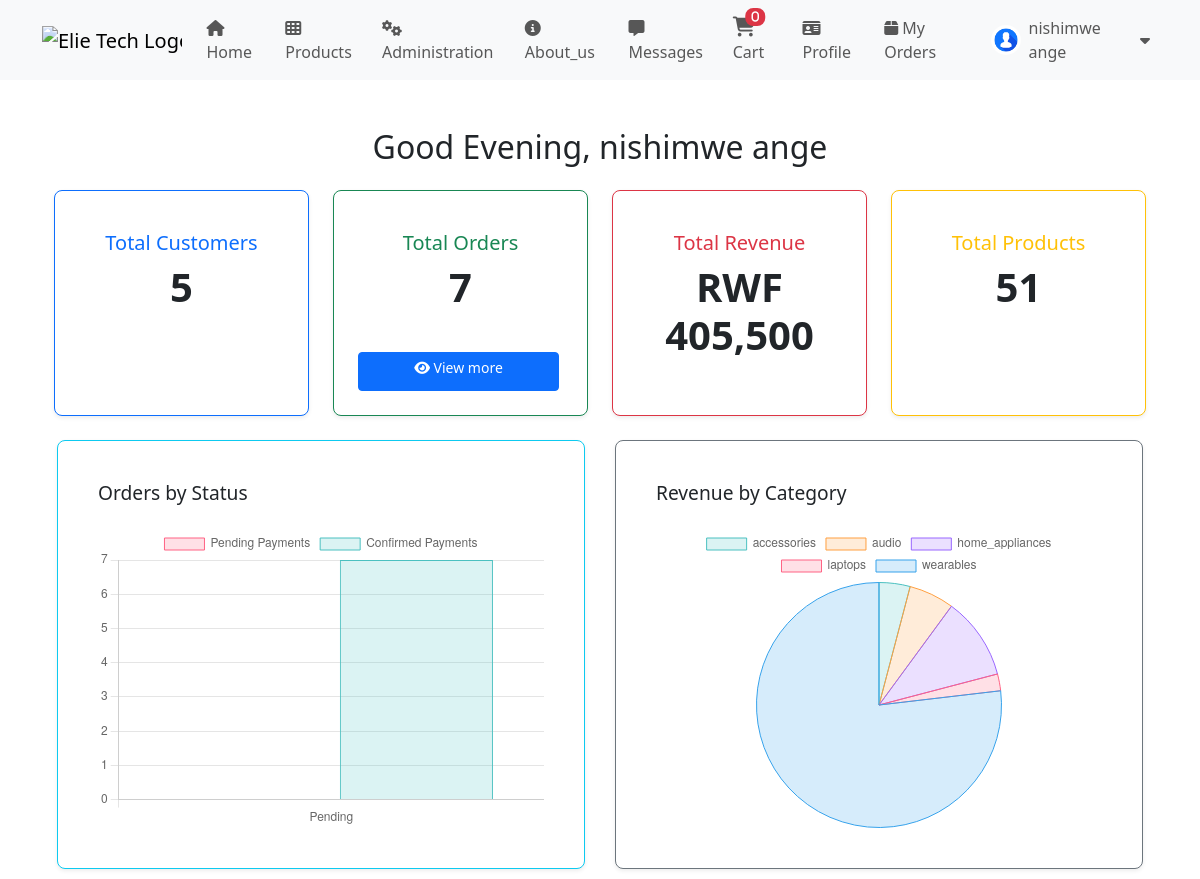
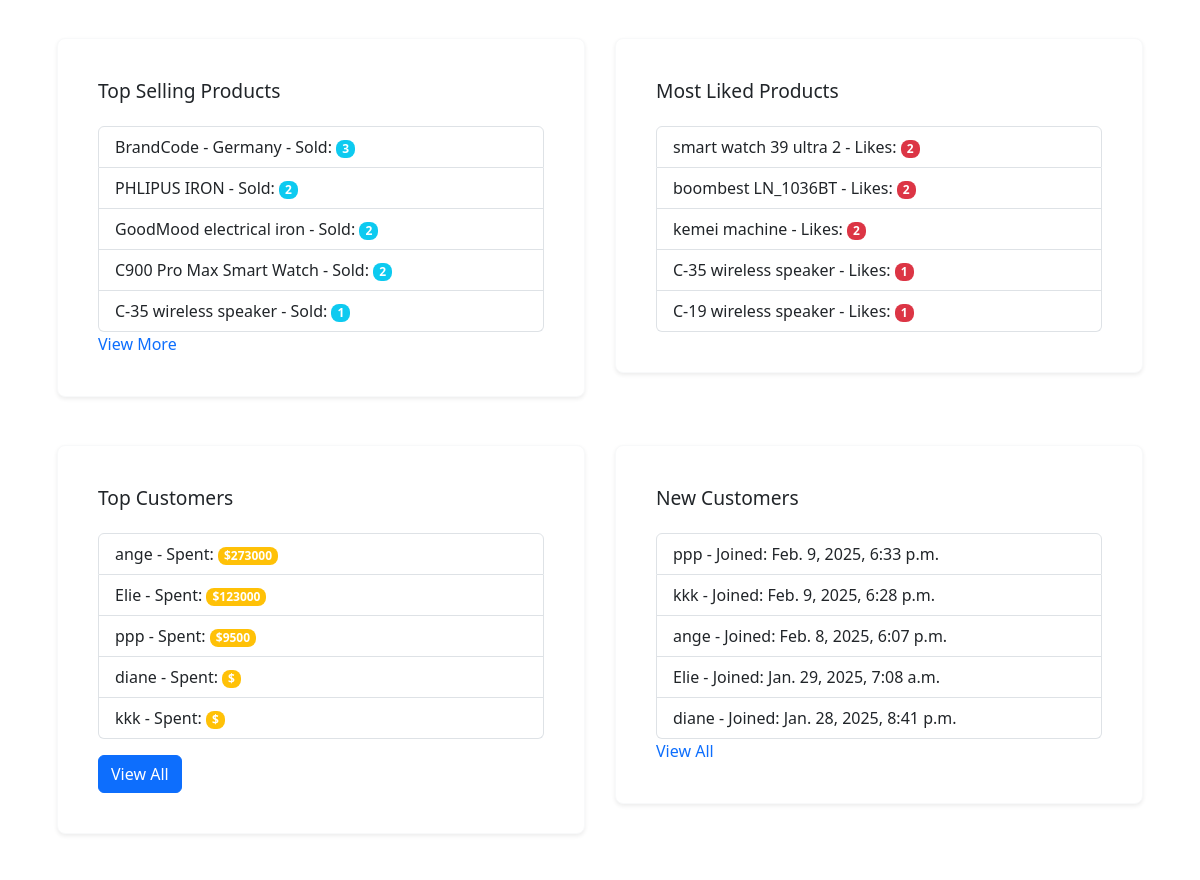
Before: /manager/panel/ (signed in, upper part) with the older database file (2 pictures, top to bottom).
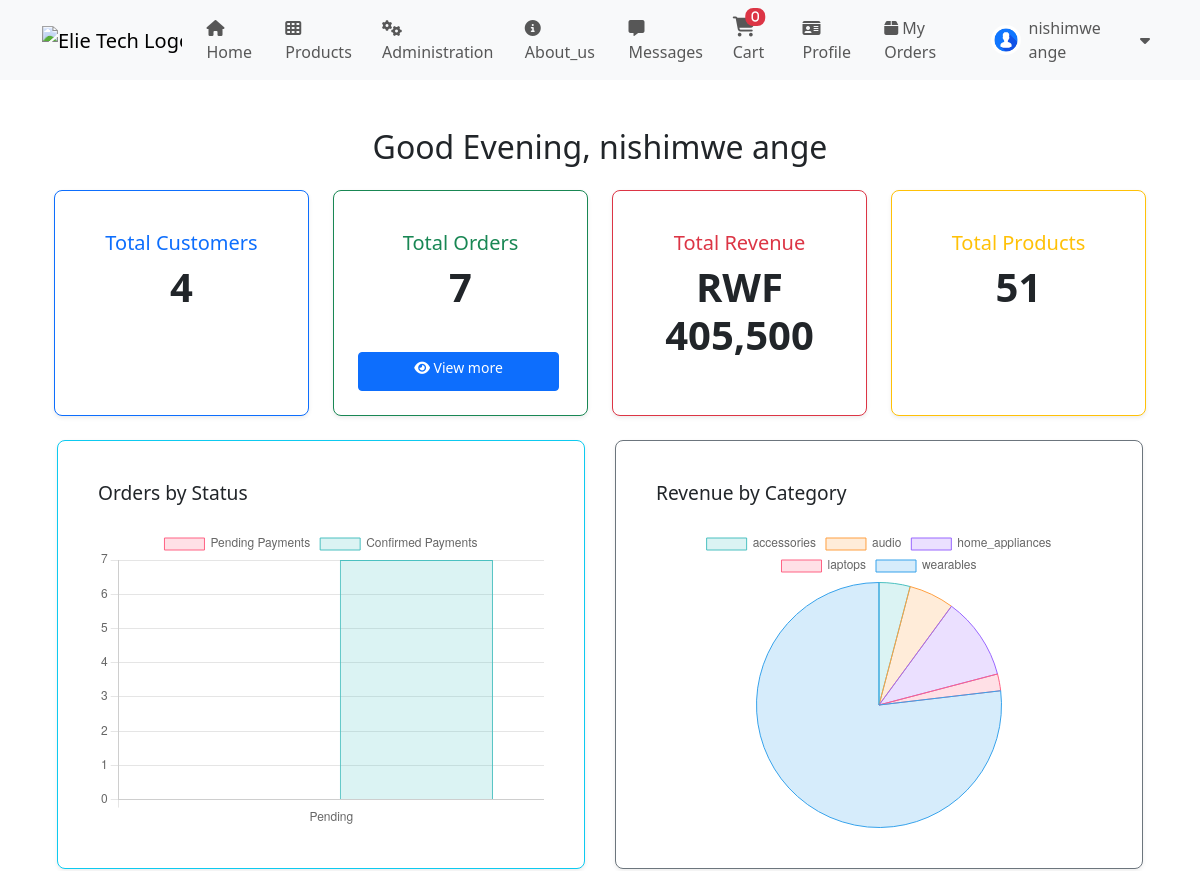
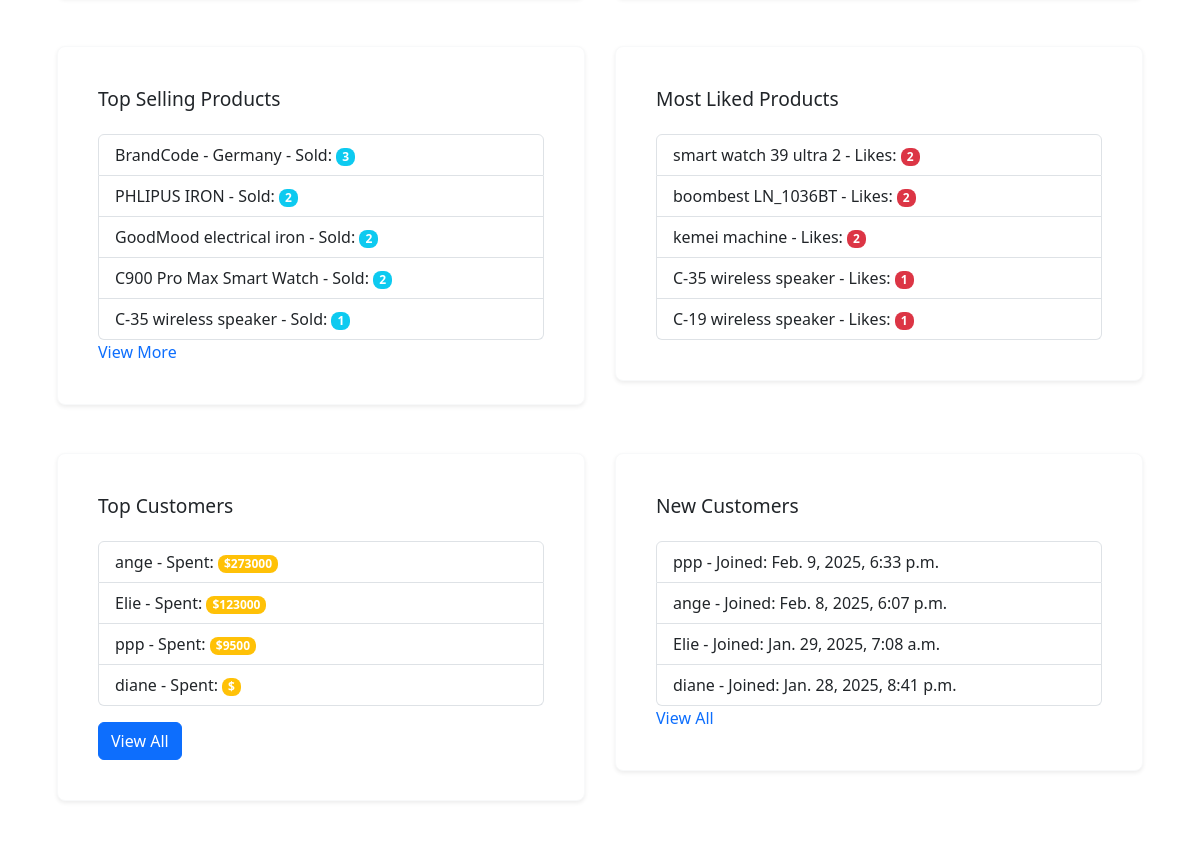
After: the same page with the newer database file (2 pictures, top to bottom).
### store/models.py (models this page shows, shortened)
class Product(models.Model):
    CATEGORY_CHOICES = [
        ('accessories', 'Accessories & Gadgets'),
        ("smartphones", "Smartphones & Accessories"),
        ("laptops", "Laptops & Computers"),
        ("tv_entertainment", "TVs & Home Entertainment"),
        ("audio", "Audio & Headphones"),
        ("gaming", "Gaming & Accessories"),
        ("cameras", "Cameras & Photography"),
        ("wearables", "Wearables & Smartwatches"),
        ("home_appliances", "Home Appliances"),
        ("networking", "Networking & Internet"),
        ("power", "Power & Batteries"),
        ("drones", "Drones & RC Gadgets"),
        ("diy", "DIY Electronics & Components"),
        ("office", "Office & Stationery Tech"),
        ("car_electronics", "Car Electronics"),
        ("security", "Security & Surveillance"),
        ("software", "Software & Apps"),
        ("other", "Other Electronics"),
    ]
    name = models.CharField(max_length=100)
    description = models.TextField()
    price = models.DecimalField(max_digits=10, decimal_places=0, default=0.0)
    expected_price = models.DecimalField(max_digits=10, decimal_places=2, default=0.0)
    stock = models.PositiveIntegerField(default=0)
    created_at = models.DateTimeField(auto_now_add=True)
    likes = models.ManyToManyField(User, related_name="liked_products", blank=True)
    comments = models.ManyToManyField(User, through="Comment", related_name="commented_products", blank=True)
    category = models.CharField(max_length=50, choices=CATEGORY_CHOICES, default="accessories")  # Category Field

class Customer(models.Model):
    user = models.OneToOneField(User, on_delete=models.CASCADE)
    phone_number = models.CharField(max_length=15)
    address = models.TextField()
    profile_picture = models.ImageField(upload_to='profile_pictures/', default='profile_pictures/profile.png', blank=True)

### store/views.py (the view)
# urls.py: path('manager/panel/', views.manager_dashboard, name='manager_dashboard'),
@csrf_exempt
@staff_member_required
def manager_dashboard(request):
    total_customers = Customer.objects.count()
    total_orders = Order.objects.count()
    total_revenue = Order.objects.filter(payment_status='Confirmed').aggregate(Sum('total_price'))['total_price__sum'] or 0
    total_products = Product.objects.count()
    total_comments = Comment.objects.count()
    unread_messages = Message.objects.filter(is_read=False).count()
    orders_by_status = list(Order.objects.values('delivery_status', 'payment_status')
                            .annotate(count=Count('id')))
    delivery_status_counts = {}
    for order in orders_by_status:
        delivery_status = order['delivery_status']
        payment_status = order['payment_status']
        if delivery_status not in delivery_status_counts:
            delivery_status_counts[delivery_status] = {'Pending': 0, 'Confirmed': 0}
        if payment_status == 'Pending':
            delivery_status_counts[delivery_status]['Pending'] += order['count']
        elif payment_status == 'Confirmed':
            delivery_status_counts[delivery_status]['Confirmed'] += order['count']
    orders_by_status_cleaned = [
        {
            'delivery_status': delivery_status,
            'pending_count': counts['Pending'],
            'confirmed_count': counts['Confirmed']
        }
        for delivery_status, counts in delivery_status_counts.items()
    ]
    revenue_by_category = list(Product.objects
        .values('category')
        .annotate(total_sales=Sum('orderitem__subtotal'))
        .filter(orderitem__order__payment_status='Confirmed'))  # Ensure we're only considering confirmed orders
    revenue_by_category = [
        {**item, 'total_sales': float(item['total_sales']) if item['total_sales'] else 0}
        for item in revenue_by_category
    ]
    orders_by_status_json = json.dumps(orders_by_status_cleaned)
    revenue_by_category_json = json.dumps(revenue_by_category)
    top_selling_products = Product.objects.annotate(
        total_sold=Sum('orderitem__quantity')
    ).order_by('-total_sold')[:5]
    most_liked_products = Product.objects.annotate(
        like_count=Count('likes')
    ).order_by('-like_count')[:5]
    top_customers = Customer.objects.annotate(
        total_spent=Sum('order__total_price')
    ).order_by('-total_spent')[:5]
    new_customers = Customer.objects.filter(
        user__date_joined__gte=datetime.today() - timedelta(days=30)
    ).order_by('-user__date_joined')[:5]
    low_stock_products = Product.objects.filter(stock__lt=10)
    context = {
        'total_customers': total_customers,
        'total_orders': total_orders,
        'total_revenue': total_revenue,
        'total_products': total_products,
        'total_comments': total_comments,
        'unread_messages': unread_messages,
        'orders_by_status': orders_by_status_json,
        'revenue_by_category': revenue_by_category_json,
        'top_selling_products': top_selling_products,
        'most_liked_products': most_liked_products,
        'top_customers': top_customers,
        'new_customers': new_customers,
        'low_stock_products': low_stock_products,
    }
    return render(request, 'admin/staff/dashboard.html', context)

### store/context_processors.py (called while the page is built)
def unread_message_count(request):
    unread_count = 0
    if request.user.is_authenticated:
        unread_count = Message.objects.filter(
            recipient=request.user,  # <-- Fix here
            is_read=False
        ).count()
    return {'unread_message_count': unread_count}

def team_member(request):
    team_member = None
    if request.user.is_authenticated:
        team_member = TeamMember.objects.filter(user=request.user).first()
    print('Team Member:', team_member)  # Debugging line
    return {'team_member': team_member}

### store/models.py (called while the page is built)
    def __str__(self):
        return f"{self.name} - {self.get_role_display()}"

### templates/admin/staff/dashboard.html (shortened to what the changed rows need)
{% extends 'base.html' %}
{% load humanize %}
{% block content %}
<div class="container mt-4">
    <h2 id="greeting" class="text-center mb-4"></h2>
    <div class="row d-flex align-items-stretch">
        <div class="col-md-3 mb-4">
            <div class="card border-primary shadow-sm h-100">
                <div class="card-body text-center">
                    <h5 class="text-primary">Total Customers</h5>
                    <p class="display-6 fw-bold">{{ total_customers|intcomma  }}</p>
                </div>
            </div>
        </div>
    </div>
    <div class="row mt-4">
        <div class="col-12 col-md-6 mb-4">
            <div class="card border-light shadow-sm">
                <div class="card-body">
                    <ul class="list-group">
                        {% for product in top_selling_products %}
                            <li class="list-group-item">{{ product.name }} - Sold: <span class="badge bg-info">{{ product.total_sold }}</span></li>
                        {% empty %}
                            <li class="list-group-item">No data available.</li>
                        {% endfor %}
                    </ul>
                </div>
            </div>
        </div>
        <div class="col-12 col-md-6 mb-4">
            <div class="card border-light shadow-sm">
                <div class="card-body">
                    <ul class="list-group">
                        {% for product in most_liked_products %}
                            <li class="list-group-item">{{ product.name }} - Likes: <span class="badge bg-danger">{{ product.like_count }}</span></li>
                        {% empty %}
                            <li class="list-group-item">No data available.</li>
                        {% endfor %}
                    </ul>
                </div>
            </div>
        </div>
    </div>
    <div class="row mt-4">
        <div class="col-12 col-md-6 mb-4">
            <div class="card border-light shadow-sm">
                <div class="card-body">
                    <ul class="list-group">
                        {% for customer in top_customers %}
                            <li class="list-group-item">
                                {{ customer.user.username }} - Spent:
                                <span class="badge bg-warning">${{ customer.total_spent|floatformat:0 }}</span>
                            </li>
                        {% empty %}
                            <li class="list-group-item">No data available.</li>
                        {% endfor %}
                    </ul>
                </div>
            </div>
        </div>
        <div class="col-12 col-md-6 mb-4">
            <div class="card border-light shadow-sm">
                <div class="card-body">
                    <ul class="list-group">
                        {% for customer in new_customers %}
                            <li class="list-group-item">{{ customer.user.username }} - Joined: {{ customer.user.date_joined }}</li>
                        {% empty %}
                            <li class="list-group-item">No new customers.</li>
                        {% endfor %}
                    </ul>
                </div>
            </div>
        </div>
    </div>
</div>
{% endblock %}

Changed rows visible on the page:
removed Customer: user.username "kkk", user.date_joined "Feb. 9, 2025, 6:28 p.m."
Other visible differences:
{{ total_customers|intcomma }}: "5" → "4"
